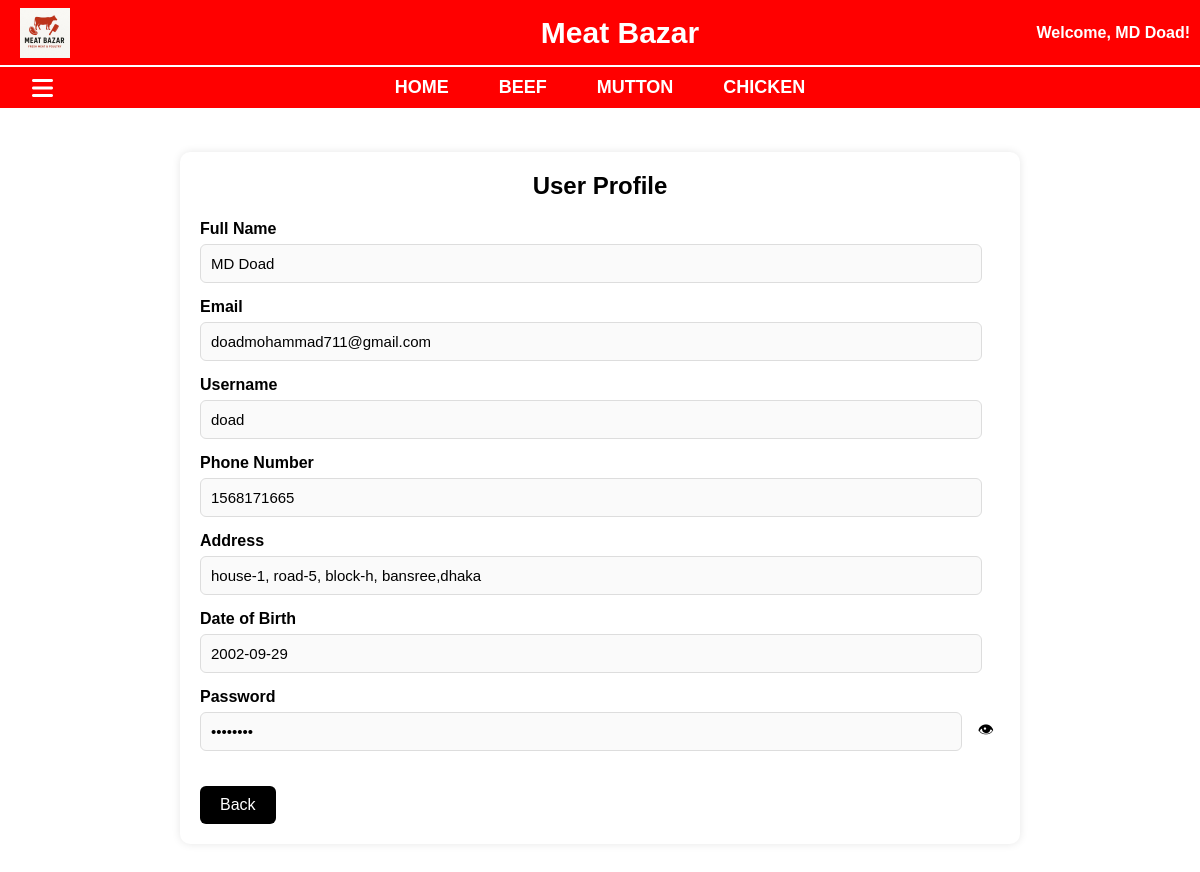
Page /MeatBazar/profile.php (signed in) on the committed database.
### tables this page shows
CREATE TABLE `registration` (
  `full_name` varchar(50) DEFAULT NULL,
  `email` varchar(50) DEFAULT NULL,
  `user_name` varchar(50) NOT NULL,
  `phone_number` int(50) DEFAULT NULL,
  `dob` date DEFAULT NULL,
  `password` varchar(255) NOT NULL,
  `address` text DEFAULT 'No address provided'
);

### MeatBazar/profile.php (the view, shortened to what this page needs)
<?php
include("db.php");
$user_name = $_SESSION['user_name'];
$sql = "SELECT full_name, email, user_name, phone_number, dob, password, address FROM registration WHERE user_name = ? LIMIT 1";
$stmt = $conn->prepare($sql);
$stmt->bind_param("s", $user_name);
$stmt->execute();
$result = $stmt->get_result();
$user = $result->fetch_assoc();
?>
<!DOCTYPE html>
<html lang="en">
<head>
    <link rel="stylesheet" href="https://cdnjs.cloudflare.com/ajax/libs/font-awesome/6.5.0/css/all.min.css">
</head>
<body>
    <div class="header">
        <img src="logo.png" alt="Logo">
        <h1>Meat Bazar</h1>
        <h4>Welcome, <?php echo htmlspecialchars($_SESSION['full_name'] ?? $user_name); ?>!</h4>
    </div>
    <div class="gap"></div>
    <div class="nav">
        <label for="check"><i class="fa fa-bars menu-toggle"></i></label>
        <a href="home.php">Home</a>
        <a href="beef.php">Beef</a>
        <a href="mutton.php">Mutton</a>
        <a href="chicken.php">Chicken</a>
    </div>
    <div class="container">
        <div class="content">
            <div class="profile-container">
                <h2>User Profile</h2>
                <?php if ($user): ?>
                    <div class="profile-field">
                        <label>Full Name</label>
                        <input type="text" value="<?php echo htmlspecialchars($user['full_name']); ?>" readonly>
                    </div>
                    <div class="profile-field">
                        <label>Email</label>
                        <input type="text" value="<?php echo htmlspecialchars($user['email']); ?>" readonly>
                    </div>
                    <div class="profile-field">
                        <label>Username</label>
                        <input type="text" value="<?php echo htmlspecialchars($user['user_name']); ?>" readonly>
                    </div>
                    <div class="profile-field">
                        <label>Phone Number</label>
                        <input type="text" value="<?php echo htmlspecialchars($user['phone_number']); ?>" readonly>
                    </div>
                    <div class="profile-field">
                        <label>Address</label>
                        <input type="text" value="<?php echo htmlspecialchars($user['address'] ?? 'No address provided'); ?>" readonly>
                    </div>
                    <div class="profile-field">
                        <label>Date of Birth</label>
                        <input type="text" value="<?php echo htmlspecialchars($user['dob']); ?>" readonly>
                    </div>
                    <div class="profile-field">
                        <label>Password</label>
                        <div class="password-wrapper">
                            <input type="password" id="password" value="<?php echo htmlspecialchars($user['password']); ?>" readonly>
                            <button type="button" onclick="togglePassword()" title="Show/Hide">👁</button>
                        </div>
                    </div>
                <?php else: ?>
                    <p>No user data found.</p>
                <?php endif; ?>
                <button onclick="goBack()" class="back-btn">Back</button>
            </div>
        </div>
    </div>
</body>
</html>

### MeatBazar/profile.php (style rules this page uses)
:root { --HEADER-H: 65px; --GAP-H: 2px; --NAV-H: 45px; --SIDEBAR-W: 220px; }
body { margin: 0; font-family: Arial, sans-serif; background: #fff; }
.header { height: var(--HEADER-H); background: red; color: #fff; display: flex; align-items: center; justify-content: center; padding: 0 20px; position: fixed; top: 0; left: 0; width: 100%; z-index: 1000; }
.header img { position: absolute; left: 20px; height: 50px }
.header h1 { margin: 0; font-size: 30px; font-weight: bold }
.header h4 { margin: 0; position: absolute; right: 50px; top: 50%; transform: translateY(-50%) }
.gap { height: var(--GAP-H); background: #fff; position: fixed; top: var(--HEADER-H); left: 0; width: 100%; z-index: 999; }
.nav { background: #FF0000; color: #fff; display: flex; align-items: center; justify-content: center; padding: 10px 0; position: fixed; top: calc(var(--HEADER-H) + var(--GAP-H)); left: 0; width: 100%; z-index: 998; }
.nav a { color: #fff; text-decoration: none; margin: 0 25px; font-size: 18px; font-weight: bold; text-transform: uppercase; }
.menu-toggle { position: absolute; left: 32px; top: 50%; transform: translateY(-50%); font-size: 24px; color: #fff; cursor: pointer; }
.container { position: relative }
.content { padding: 20px; transition: margin-left .4s ease; margin-left: 0; margin-top: calc(var(--HEADER-H) + var(--GAP-H) + var(--NAV-H)); }
.profile-container { background: #fff; max-width: 800px; margin: 20px auto; padding: 20px; border-radius: 10px; box-shadow: 0 0 8px rgba(0, 0, 0, .1); }
.profile-container h2 { margin: 0 0 20px; text-align: center }
.profile-field { margin-bottom: 15px }
.profile-field label { font-weight: bold; display: block; margin-bottom: 6px }
.profile-field input { width: 95%; padding: 10px; border: 1px solid #ddd; border-radius: 6px; font-size: 15px; background: #fafafa }
.password-wrapper { display: flex; align-items: center }
.password-wrapper input { flex: 1 }
.password-wrapper button { margin-left: 10px; background: none; border: none; cursor: pointer; font-size: 16px }
.back-btn { display: inline-block; margin-top: 20px; padding: 10px 20px; background: black; color: #fff; text-decoration: none; border-radius: 6px; border: none; cursor: pointer; font-size: 16px; }

### rows in the picture
registration: full_name "MD Doad", email "doadmohammad711@gmail.com", user_name "doad", phone_number "1568171665", address "house-1, road-5, block-h, bansree,dhaka", dob "2002-09-29"

### other values in the picture
$_SESSION['full_name'] "MD Doad"
